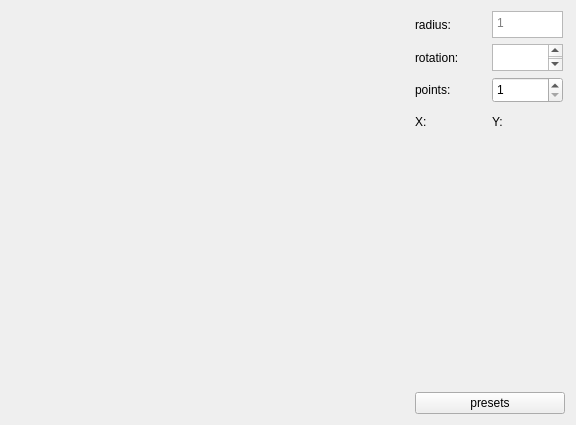
<?xml version="1.0" encoding="UTF-8"?>
<ui version="4.0">
    <class>animation</class>
    <widget class="QWidget" name="animation">
        <property name="geometry">
            <rect>
                <x>0</x>
                <y>0</y>
                <width>576</width>
                <height>425</height>
            </rect>
        </property>
        <property name="windowTitle">
            <string>Advanced</string>
        </property>
        <layout class="QGridLayout" name="gridLayout">
            <item row="1" column="4">
                <layout class="QGridLayout" name="mainLayout">
                    <item row="0" column="0">
                        <widget class="QLabel" name="radius">
                            <property name="sizePolicy">
                                <sizepolicy hsizetype="Minimum" vsizetype="Fixed">
                                    <horstretch>0</horstretch>
                                    <verstretch>0</verstretch>
                                </sizepolicy>
                            </property>
                            <property name="maximumSize">
                                <size>
                                    <width>71</width>
                                    <height>27</height>
                                </size>
                            </property>
                            <property name="text">
                                <string>radius:</string>
                            </property>
                        </widget>
                    </item>
                    <item row="2" column="1">
                        <widget class="QSpinBox" name="spinBox">
                            <property name="sizePolicy">
                                <sizepolicy hsizetype="Fixed" vsizetype="Fixed">
                                    <horstretch>0</horstretch>
                                    <verstretch>0</verstretch>
                                </sizepolicy>
                            </property>
                            <property name="minimumSize">
                                <size>
                                    <width>71</width>
                                    <height>26</height>
                                </size>
                            </property>
                            <property name="maximumSize">
                                <size>
                                    <width>71</width>
                                    <height>27</height>
                                </size>
                            </property>
                            <property name="minimum">
                                <number>1</number>
                            </property>
                            <property name="maximum">
                                <number>9</number>
                            </property>
                        </widget>
                    </item>
                    <item row="2" column="0">
                        <widget class="QLabel" name="points">
                            <property name="sizePolicy">
                                <sizepolicy hsizetype="Fixed" vsizetype="Fixed">
                                    <horstretch>0</horstretch>
                                    <verstretch>0</verstretch>
                                </sizepolicy>
                            </property>
                            <property name="minimumSize">
                                <size>
                                    <width>71</width>
                                    <height>26</height>
                                </size>
                            </property>
                            <property name="maximumSize">
                                <size>
                                    <width>71</width>
                                    <height>26</height>
                                </size>
                            </property>
                            <property name="text">
                                <string>points:</string>
                            </property>
                        </widget>
                    </item>
                    <item row="3" column="1">
                        <widget class="QLabel" name="Y">
                            <property name="minimumSize">
                                <size>
                                    <width>71</width>
                                    <height>26</height>
                                </size>
                            </property>
                            <property name="maximumSize">
                                <size>
                                    <width>71</width>
                                    <height>26</height>
                                </size>
                            </property>
                            <property name="text">
                                <string>Y:</string>
                            </property>
                        </widget>
                    </item>
                    <item row="3" column="0">
                        <widget class="QLabel" name="X">
                            <property name="minimumSize">
                                <size>
                                    <width>71</width>
                                    <height>26</height>
                                </size>
                            </property>
                            <property name="maximumSize">
                                <size>
                                    <width>71</width>
                                    <height>26</height>
                                </size>
                            </property>
                            <property name="text">
                                <string>X:</string>
                            </property>
                        </widget>
                    </item>
                    <item row="0" column="1">
                        <widget class="QTextEdit" name="editRadius">
                            <property name="enabled">
                                <bool>true</bool>
                            </property>
                            <property name="sizePolicy">
                                <sizepolicy hsizetype="Minimum" vsizetype="Minimum">
                                    <horstretch>0</horstretch>
                                    <verstretch>0</verstretch>
                                </sizepolicy>
                            </property>
                            <property name="minimumSize">
                                <size>
                                    <width>71</width>
                                    <height>27</height>
                                </size>
                            </property>
                            <property name="maximumSize">
                                <size>
                                    <width>71</width>
                                    <height>27</height>
                                </size>
                            </property>
                            <property name="placeholderText">
                                <string>1</string>
                            </property>
                        </widget>
                    </item>
                    <item row="1" column="0">
                        <widget class="QLabel" name="rotation">
                            <property name="text">
                                <string>rotation:</string>
                            </property>
                        </widget>
                    </item>
                    <item row="1" column="1">
                        <widget class="QTextEdit" name="editRotation">
                            <property name="maximumSize">
                                <size>
                                    <width>71</width>
                                    <height>27</height>
                                </size>
                            </property>
                            <property name="html">
                                <string>&lt;!DOCTYPE HTML PUBLIC &quot;-//W3C//DTD HTML 4.0//EN&quot; &quot;http://www.w3.org/TR/REC-html40/strict.dtd&quot;&gt;
                                    &lt;html&gt;&lt;head&gt;&lt;meta name=&quot;qrichtext&quot; content=&quot;1&quot; /&gt;&lt;style
                                    type=&quot;text/css&quot;&gt;
                                    p, li { white-space: pre-wrap; }
                                    &lt;/style&gt;&lt;/head&gt;&lt;body style=&quot; font-family:'Ubuntu';
                                    font-size:11pt; font-weight:400; font-style:normal;&quot;&gt;
                                    &lt;p style=&quot; margin-top:0px; margin-bottom:0px; margin-left:0px;
                                    margin-right:0px; -qt-block-indent:0; text-indent:0px;&quot;&gt;&lt;span style=&quot;
                                    font-family:'Ubuntu';&quot;&gt; &lt;/span&gt;&lt;/p&gt;
                                    &lt;p style=&quot; margin-top:0px; margin-bottom:0px; margin-left:0px;
                                    margin-right:0px; -qt-block-indent:0; text-indent:0px;&quot;&gt; &lt;/p&gt;&lt;/body&gt;&lt;/html&gt;
                                </string>
                            </property>
                            <property name="placeholderText">
                                <string>0</string>
                            </property>
                        </widget>
                    </item>
                </layout>
            </item>
            <item row="2" column="4">
                <spacer name="horizontalSpacer_2">
                    <property name="orientation">
                        <enum>Qt::Horizontal</enum>
                    </property>
                    <property name="sizeType">
                        <enum>QSizePolicy::Fixed</enum>
                    </property>
                    <property name="sizeHint" stdset="0">
                        <size>
                            <width>150</width>
                            <height>20</height>
                        </size>
                    </property>
                </spacer>
            </item>
            <item row="1" column="0">
                <spacer name="horizontalSpacer_3">
                    <property name="orientation">
                        <enum>Qt::Horizontal</enum>
                    </property>
                    <property name="sizeHint" stdset="0">
                        <size>
                            <width>40</width>
                            <height>20</height>
                        </size>
                    </property>
                </spacer>
            </item>
            <item row="1" column="1">
                <spacer name="horizontalSpacer">
                    <property name="orientation">
                        <enum>Qt::Horizontal</enum>
                    </property>
                    <property name="sizeHint" stdset="0">
                        <size>
                            <width>40</width>
                            <height>20</height>
                        </size>
                    </property>
                </spacer>
            </item>
            <item row="4" column="4">
                <widget class="QPushButton" name="buttonPresets">
                    <property name="text">
                        <string>presets</string>
                    </property>
                </widget>
            </item>
            <item row="3" column="4">
                <spacer name="verticalSpacer">
                    <property name="orientation">
                        <enum>Qt::Vertical</enum>
                    </property>
                    <property name="sizeHint" stdset="0">
                        <size>
                            <width>10</width>
                            <height>40</height>
                        </size>
                    </property>
                </spacer>
            </item>
            <item row="1" column="3">
                <spacer name="horizontalSpacer_5">
                    <property name="orientation">
                        <enum>Qt::Horizontal</enum>
                    </property>
                    <property name="sizeHint" stdset="0">
                        <size>
                            <width>40</width>
                            <height>20</height>
                        </size>
                    </property>
                </spacer>
            </item>
            <item row="1" column="2">
                <spacer name="horizontalSpacer_4">
                    <property name="orientation">
                        <enum>Qt::Horizontal</enum>
                    </property>
                    <property name="sizeHint" stdset="0">
                        <size>
                            <width>40</width>
                            <height>20</height>
                        </size>
                    </property>
                </spacer>
            </item>
        </layout>
    </widget>
    <resources/>
    <connections/>
</ui>
